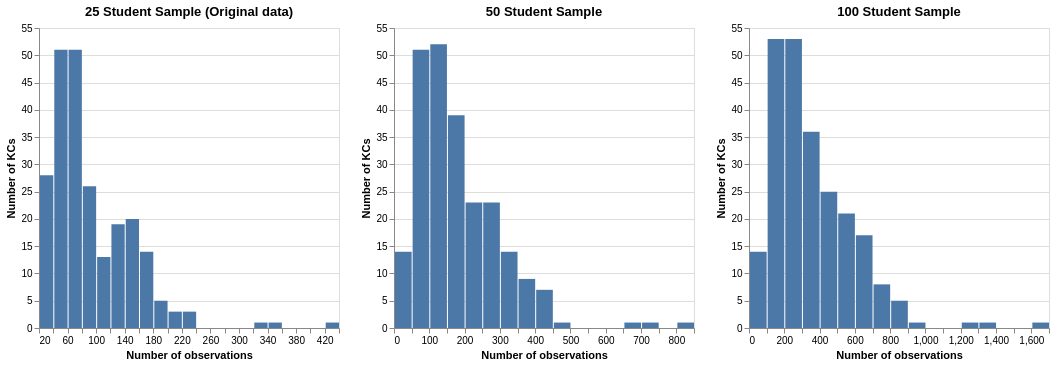

Notebook code for this chart:
### Code cell
kc_coverage_chart(initial_data, '25 Student Sample (Original data)') | kc_coverage_chart(sample_50,  '50 Student Sample') | kc_coverage_chart(sample_100, '100 Student Sample')

### Figure 1 — Vega-Lite specification as saved in the notebook (floating-point values rounded to 4 significant figures; data arrays with more than 128 entries replaced by an {"elided": "..."} marker saying what was removed)
{"config": {"view": {"continuousWidth": 300, "continuousHeight": 300}}, "hconcat": [{"data": {"name": "data-25d548463220948d8d9f8647a483913a"}, "mark": {"type": "bar"}, "encoding": {"tooltip": [{"aggregate": "count", "type": "quantitative"}], "x": {"bin": {"maxbins": 30}, "field": "count", "title": "Number of observations", "type": "quantitative"}, "y": {"aggregate": "count", "title": "Number of KCs", "type": "quantitative"}}, "title": "25 Student Sample (Original data)"}, {"data": {"name": "data-7e619007c78e05ba782aa9f0791a7417"}, "mark": {"type": "bar"}, "encoding": {"tooltip": [{"aggregate": "count", "type": "quantitative"}], "x": {"bin": {"maxbins": 30}, "field": "count", "title": "Number of observations", "type": "quantitative"}, "y": {"aggregate": "count", "title": "Number of KCs", "type": "quantitative"}}, "title": "50 Student Sample"}, {"data": {"name": "data-cc3b86f428c76fd8aa387adcdf7d7b83"}, "mark": {"type": "bar"}, "encoding": {"tooltip": [{"aggregate": "count", "type": "quantitative"}], "x": {"bin": {"maxbins": 30}, "field": "count", "title": "Number of observations", "type": "quantitative"}, "y": {"aggregate": "count", "title": "Number of KCs", "type": "quantitative"}}, "title": "100 Student Sample"}], "$schema": "https://vega.github.io/schema/vega-lite/v6.4.1.json", "datasets": {"data-25d548463220948d8d9f8647a483913a": {"elided": "236 records"}, "data-7e619007c78e05ba782aa9f0791a7417": {"elided": "236 records"}, "data-cc3b86f428c76fd8aa387adcdf7d7b83": {"elided": "236 records"}}}
